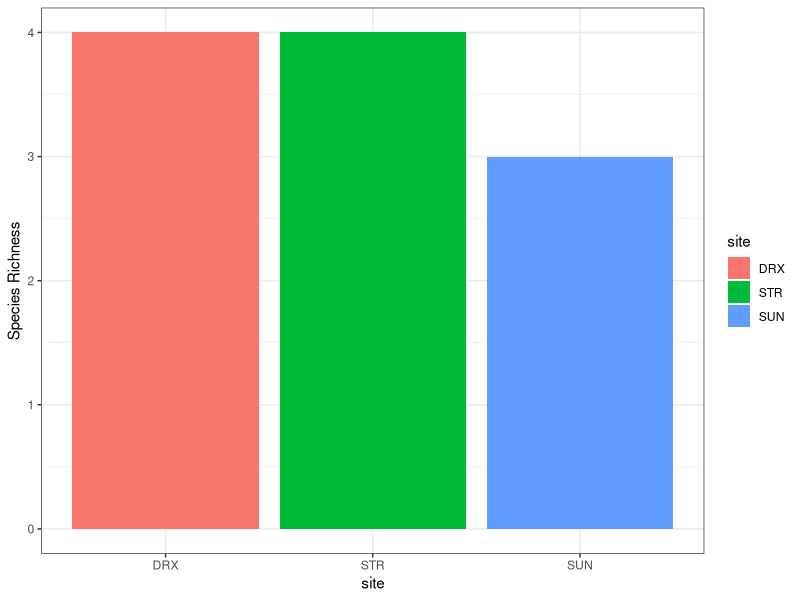
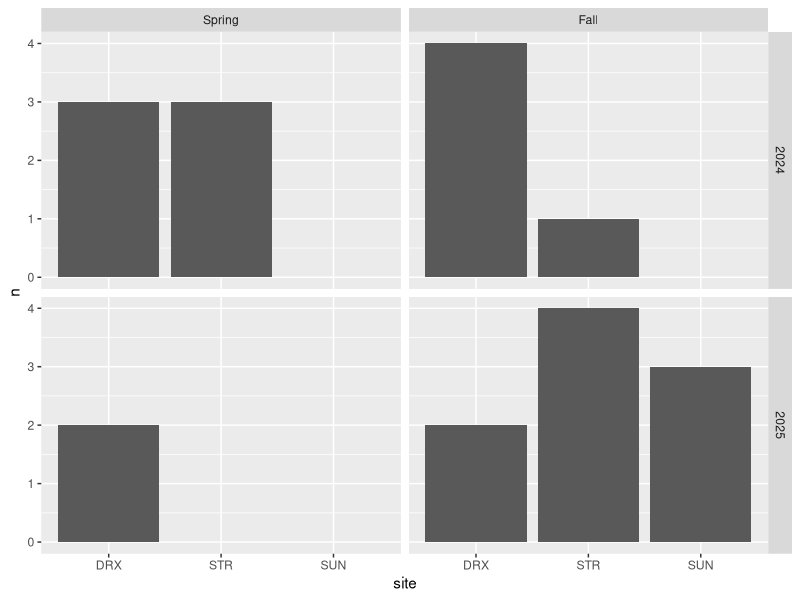
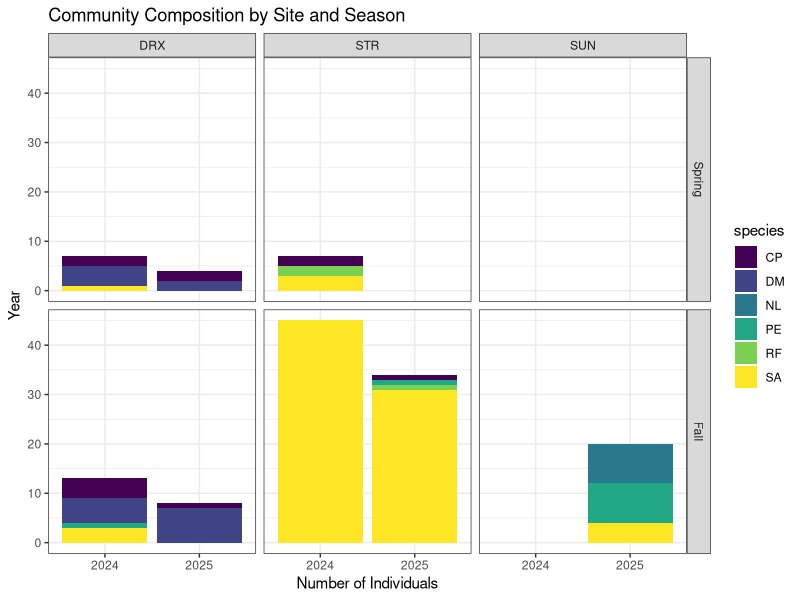
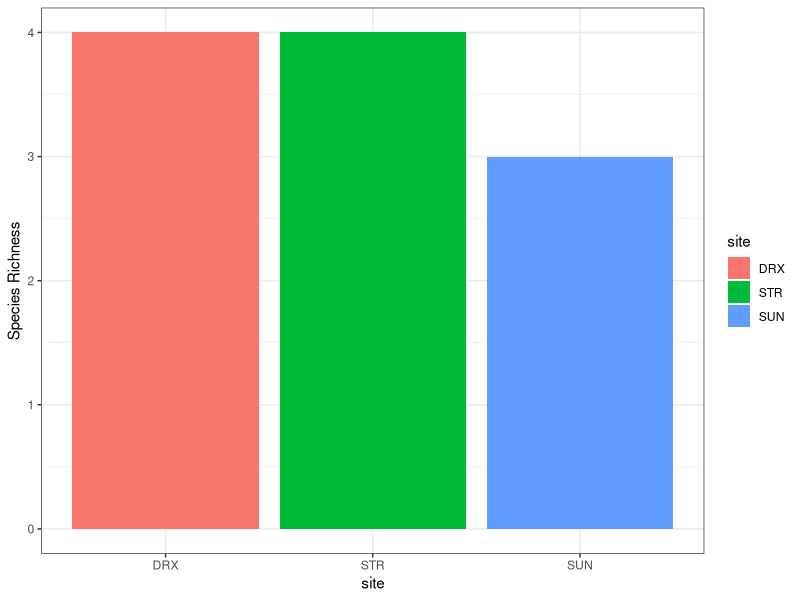
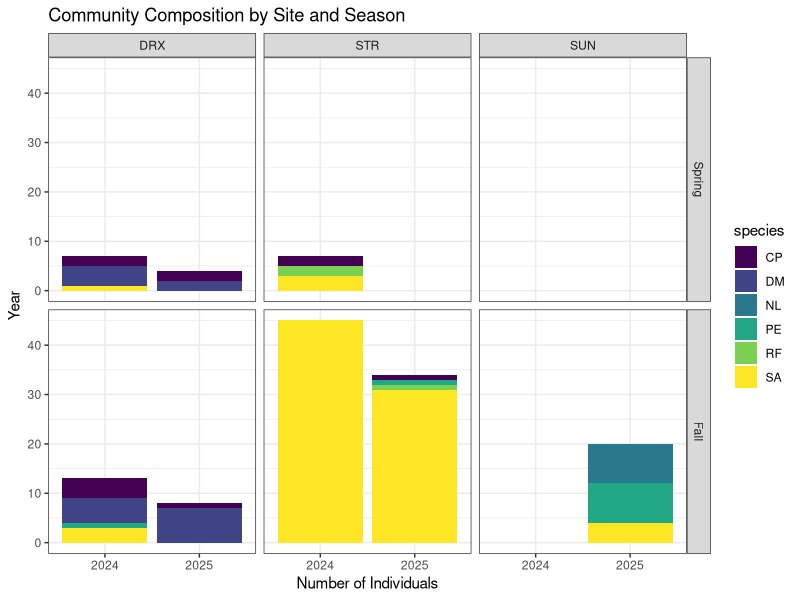

These figures' R source, in order:
# Load packages & data
# install.packages("tidyverse")
library(tidyverse)

capture <- read_csv("rodent_abundance/scr_clean.csv")

# remove extraneous species
sp_richness <- capture %>% filter(is.na(extraneous))

# create list of unique species
sp_list <- sp_richness %>% distinct(species)

# count unique species
sp_count <- count(sp_list)

# Site Specific
# list of species per site
site_sp_list <- sp_richness %>% 
  group_by(site) %>% 
  distinct(species)

# count species per site
site_sp_count <- site_sp_list %>% 
  group_by(site) %>% 
  summarise(n_species = n())

# Plot site specific richness
ggplot(site_sp_count, aes(x = site, y = n_species, fill = site))+
  geom_col()+
  ylab("Species Richness")+
  theme_bw()

ggsave("outputs/site_sp_richness.png", width=4, height=4)


#### Richness by site and season
richness_by_site_season <- sp_richness %>% 
  group_by(yr, season, site) %>% 
  mutate(yr = as.integer(yr)) %>% 
  distinct(species) %>% 
  count() 

# try to switch seasons to chronological (spring -> fall)
richness_by_site_season$season <- as_factor(richness_by_site_season$season)

richness_by_site_season <- richness_by_site_season %>% 
  mutate(season = factor(season, levels = c("Spring", "Fall")))

ggplot(richness_by_site_season, aes(x = site, y = n)) +
  geom_col() +
  facet_grid(yr ~ season)

## abundance by site & season
sp_abund <- sp_richness %>% filter(is.na(recap)) #remove recaps
sp_abund$period <- paste(sp_abund$season, sp_abund$yr, sep = " ")
abund_by_site_period <-  sp_abund %>%
  count(site, yr, season, species, name = "n") %>%   # is this correct??
  mutate(season = factor(season, levels = c("Spring", "Fall")))
## plot
abund_by_site_period <- abund_by_site_period %>% mutate(total = sum(abund_by_site_period$n_species))

ggplot(abund_by_site_period, aes(x=as.factor(yr), y=n))+
  geom_col(aes(fill = species), position = "stack")+
  facet_grid(season~site) +
  theme_bw()+
  scale_fill_viridis_d()+
  labs(x = "Number of Individuals", y = "Year", title = "Community Composition by Site and Season")

ggsave("outputs/site_season_abund.png", width=6, height=4)

  
